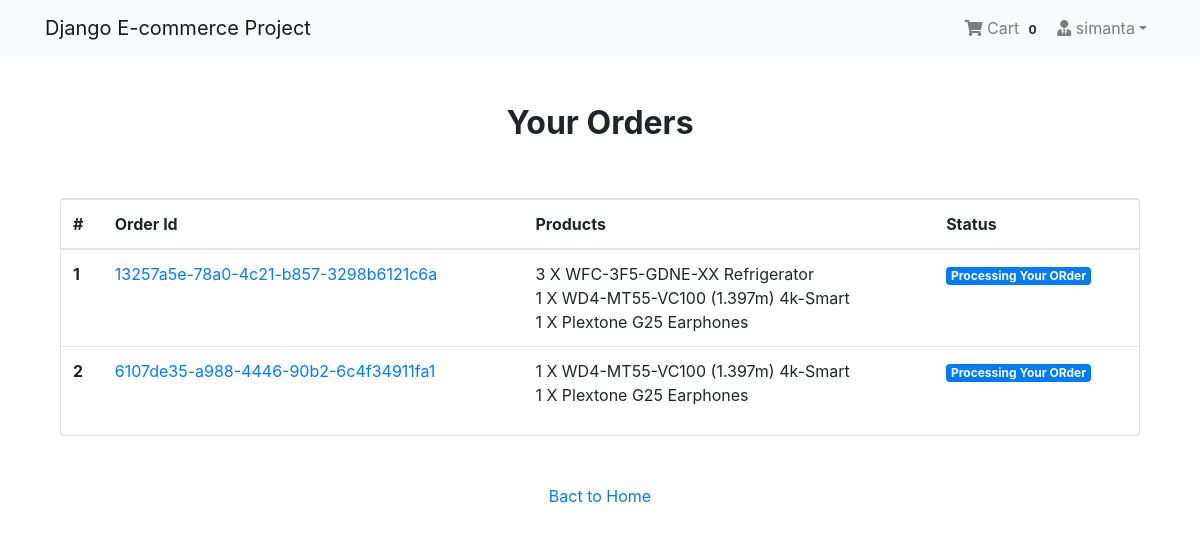
/payment/orders/ (signed in), run on the app's committed database.
### App_Login/models.py (models this page shows, shortened)
class User(AbstractBaseUser, PermissionsMixin):
    email = models.EmailField(unique=True, null=False)
    is_staff = models.BooleanField(
        ugettext_lazy('staff status'),
        default=False,
        help_text = ugettext_lazy('Designates whether the user can log in this site')
    )
    is_active = models.BooleanField(
        ugettext_lazy('active'),
        default=True,
        help_text=ugettext_lazy('Designates whether this user should be treated as active. Unselect this instead of deleting accounts')
    )
    USERNAME_FIELD = 'email'
    objects = MyUserManager()

class Profile(models.Model):
    user = models.OneToOneField(User, on_delete=models.CASCADE, related_name='profile')
    username = models.CharField(max_length=264, blank=True)
    full_name = models.CharField(max_length=264, blank=True)
    address_1 = models.TextField(max_length=300, blank=True)
    city = models.CharField(max_length=40, blank=True)
    zipcode = models.CharField(max_length=10, blank=True)
    country = models.CharField(max_length=50, blank=True)
    phone = models.CharField(max_length=20, blank=True)
    date_joined = models.DateTimeField(auto_now_add=True)

### App_Order/models.py (models this page shows, shortened)
class Order(models.Model):
    orderitems = models.ManyToManyField(Cart)
    user = models.ForeignKey(settings.AUTH_USER_MODEL, on_delete=models.CASCADE)
    ordered = models.BooleanField(default=False)
    created = models.DateTimeField(auto_now_add=True)
    paymentId = models.CharField(max_length=264, blank=True, null=True)
    orderId = models.CharField(max_length=200, blank=True, null=True)

class Cart(models.Model):
    user = models.ForeignKey(settings.AUTH_USER_MODEL, on_delete=models.CASCADE, related_name="cart")
    item = models.ForeignKey(Product, on_delete=models.CASCADE)
    quantity = models.IntegerField(default=1)
    purchased = models.BooleanField(default=False)
    created = models.DateTimeField(auto_now_add=True)
    updated = models.DateTimeField(auto_now=True)
    def __str__(self):
        return f'{self.quantity} X {self.item}'

### App_Shop/models.py (models this page shows)
class Product(models.Model):
    mainimage = models.ImageField(upload_to='Products')
    name = models.CharField(max_length=264)
    category = models.ForeignKey(Category, on_delete=models.CASCADE, related_name='category')
    preview_text = models.TextField(max_length=200, verbose_name='Preview Text')
    detail_text = models.TextField(max_length=1000, verbose_name='Description')
    price = models.FloatField()
    old_price = models.FloatField(default=0.00)
    created = models.DateTimeField(auto_now_add=True)
    def __str__(self):
        return self.name
    class Meta:
        ordering = ['-created',]

### App_Payment/views.py (the view)
# urls.py: path('orders/', views.order_view, name="orders"),
@login_required
def order_view(request):
    try:
        orders = Order.objects.filter(user=request.user, ordered=True)
        context = {"orders": orders}
    except:
        messages.warning(request, "You do no have an active order")
        return redired("App_Shop:home")
    return render(request, "App_Payment/order.html", context)

### App_Order/templatetags/cart_tag.py (called while the page is built)
@register.filter
def cart_total(user):
    order = Order.objects.filter(user=user, ordered=False)
    if order.exists():
        return order[0].orderitems.count()
    else:
        return 0

### templates/App_Payment/order.html
{% extends 'base.html' %}
{% block body_block %}
<div class="container mt-5">
  <h2 class="text-center"><strong>Your Orders</strong></h2>
  <div class="row">
    <div class="col-md-12">
      <div class="card mt-5" style="height:auto">
        <div class="table-responsive">
          <table class="table">
            <thead>
              <tr>
                <th scope="col">#</th>
                <th scope="col">Order Id</th>
                <th scope="col">Products</th>
                <th scope="col">Status</th>
              </tr>
            </thead>
            <tbody>
              {% for order in orders %}
              <tr>
                <th scope="row">{{ forloop.counter }}</th>
                <td><a href="#">{{ order.orderId }}</a></td>
                <td>
                  {% for item in order.orderitems.all %} {{item}} <br> {% endfor %}
                </td>
                <td><span class="badge badge-primary">Processing Your ORder</span></td>
              </tr>
              {% endfor %}
            </tbody>
          </table>
        </div>
      </div>
    </div>
    <div class="col-md-12 my-5 text-center">
      <a href="{% url 'App_Shop:home' %}">Bact to Home</a>
    </div>
  </div>
</div>
{% endblock %}

### templates/navbar.html (shortened to what this page needs)
{% load cart_tag %}
<nav class="navbar navbar-expand-lg navbar-light bg-light">
  <div class="container">
    <a class="navbar-brand" href="{% url 'App_Shop:home' %}">Django E-commerce Project</a>
    <div class="collapse navbar-collapse" id="navbarNav">
      <ul class="navbar-nav ml-auto">
        {% if request.user.is_authenticated %}
        <li class="nav-item">
          <a href="{% url 'App_Order:cart' %}" class="nav-link">
              <i class="fa fa-shopping-cart"></i> Cart
              <span class="badge badge-light">{{ request.user | cart_total }}</span>
          </a>
        </li>
        <li class="nav-item dropdown">
          <a class="nav-link dropdown-toggle" href="#" id="navbarDropdown" role="button" data-toggle="dropdown" aria-haspopup="true" aria-expanded="false"><i class="fas fa-user-tie"></i> {{request.user.profile.username}}</a>
        </li>
        {% else %}
        <li class="nav-item">
          <a href="{% url 'App_Login:login' %}" class="btn btn-primary">Login</a>
        </li>
        {% endif %}
      </ul>
    </div>
  </div>
</nav>

### templates/base.html (style rules this page uses)
.card { height: 350px; }

### data on the page
User: user|cart_total "0", user.profile.username "simanta"
Order: orderId "13257a5e-78a0-4c21-b857-3298b6121c6a"
Cart: quantity+item "3 X WFC-3F5-GDNE-XX Refrigerator"
Cart: quantity+item "1 X WD4-MT55-VC100 (1.397m) 4k-Smart"
Cart: quantity+item "1 X Plextone G25 Earphones"
Order: orderId "6107de35-a988-4446-90b2-6c4f34911fa1"
Cart: quantity+item "1 X WD4-MT55-VC100 (1.397m) 4k-Smart"
Cart: quantity+item "1 X Plextone G25 Earphones"
